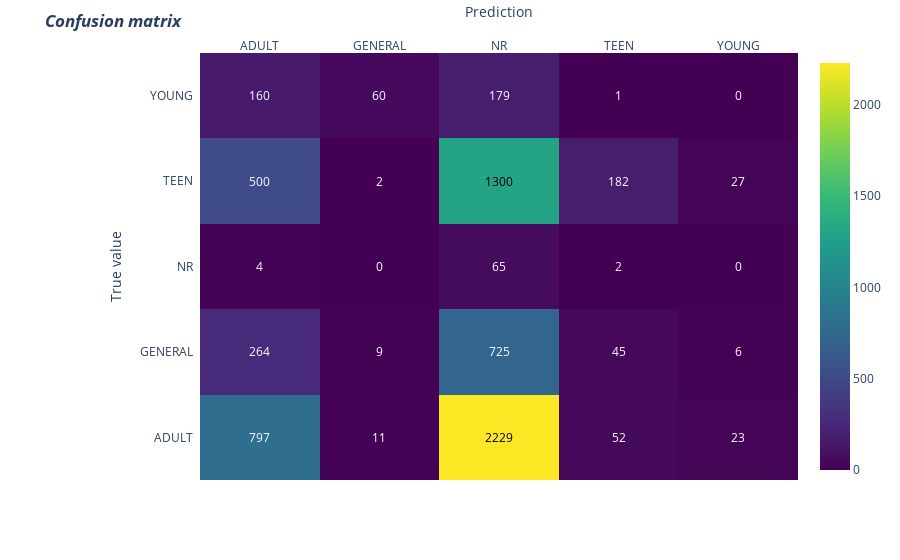

The notebook cell this image was saved under:
### Markdown cell above
https://scikit-learn.org/stable/auto_examples/cluster/plot_kmeans_silhouette_analysis.html#sphx-glr-auto-examples-cluster-plot-kmeans-silhouette-analysis-py

### Code cell
"""
CELL N°18 : CONFUSION MATRIX
Observe the impact of your cluster mapping on the confusion matrix, and try to determine to best mapping possible.
"""


cluster_mapping = {0: "TEEN", 1: "ADULT", 2: "NR", 3: "YOUNG", 4: "GENERAL"}
tb.confusion_matrix_visualization(target, cluster_labels, cluster_mapping)

### Figure 1 — Plotly figure (JSON) as saved in the notebook; plotly's stock layout.template omitted (floating-point values rounded to 4 significant figures)
{"data": [{"colorscale": [[0, "#440154"], [0.1111, "#482878"], [0.2222, "#3e4989"], [0.3333, "#31688e"], [0.4444, "#26828e"], [0.5556, "#1f9e89"], [0.6667, "#35b779"], [0.7778, "#6ece58"], [0.8889, "#b5de2b"], [1, "#fde725"]], "reversescale": false, "showscale": true, "type": "heatmap", "x": ["ADULT", "GENERAL", "NR", "TEEN", "YOUNG"], "y": ["ADULT", "GENERAL", "NR", "TEEN", "YOUNG"], "z": [[797, 11, 2229, 52, 23], [264, 9, 725, 45, 6], [4, 0, 65, 2, 0], [500, 2, 1300, 182, 27], [160, 60, 179, 1, 0]]}], "layout": {"annotations": [{"font": {"color": "#FFFFFF"}, "showarrow": false, "text": "797", "x": "ADULT", "xref": "x", "y": "ADULT", "yref": "y"}, {"font": {"color": "#FFFFFF"}, "showarrow": false, "text": "11", "x": "GENERAL", "xref": "x", "y": "ADULT", "yref": "y"}, {"font": {"color": "#000000"}, "showarrow": false, "text": "2229", "x": "NR", "xref": "x", "y": "ADULT", "yref": "y"}, {"font": {"color": "#FFFFFF"}, "showarrow": false, "text": "52", "x": "TEEN", "xref": "x", "y": "ADULT", "yref": "y"}, {"font": {"color": "#FFFFFF"}, "showarrow": false, "text": "23", "x": "YOUNG", "xref": "x", "y": "ADULT", "yref": "y"}, {"font": {"color": "#FFFFFF"}, "showarrow": false, "text": "264", "x": "ADULT", "xref": "x", "y": "GENERAL", "yref": "y"}, {"font": {"color": "#FFFFFF"}, "showarrow": false, "text": "9", "x": "GENERAL", "xref": "x", "y": "GENERAL", "yref": "y"}, {"font": {"color": "#FFFFFF"}, "showarrow": false, "text": "725", "x": "NR", "xref": "x", "y": "GENERAL", "yref": "y"}, {"font": {"color": "#FFFFFF"}, "showarrow": false, "text": "45", "x": "TEEN", "xref": "x", "y": "GENERAL", "yref": "y"}, {"font": {"color": "#FFFFFF"}, "showarrow": false, "text": "6", "x": "YOUNG", "xref": "x", "y": "GENERAL", "yref": "y"}, {"font": {"color": "#FFFFFF"}, "showarrow": false, "text": "4", "x": "ADULT", "xref": "x", "y": "NR", "yref": "y"}, {"font": {"color": "#FFFFFF"}, "showarrow": false, "text": "0", "x": "GENERAL", "xref": "x", "y": "NR", "yref": "y"}, {"font": {"color": "#FFFFFF"}, "showarrow": false, "text": "65", "x": "NR", "xref": "x", "y": "NR", "yref": "y"}, {"font": {"color": "#FFFFFF"}, "showarrow": false, "text": "2", "x": "TEEN", "xref": "x", "y": "NR", "yref": "y"}, {"font": {"color": "#FFFFFF"}, "showarrow": false, "text": "0", "x": "YOUNG", "xref": "x", "y": "NR", "yref": "y"}, {"font": {"color": "#FFFFFF"}, "showarrow": false, "text": "500", "x": "ADULT", "xref": "x", "y": "TEEN", "yref": "y"}, {"font": {"color": "#FFFFFF"}, "showarrow": false, "text": "2", "x": "GENERAL", "xref": "x", "y": "TEEN", "yref": "y"}, {"font": {"color": "#000000"}, "showarrow": false, "text": "1300", "x": "NR", "xref": "x", "y": "TEEN", "yref": "y"}, {"font": {"color": "#FFFFFF"}, "showarrow": false, "text": "182", "x": "TEEN", "xref": "x", "y": "TEEN", "yref": "y"}, {"font": {"color": "#FFFFFF"}, "showarrow": false, "text": "27", "x": "YOUNG", "xref": "x", "y": "TEEN", "yref": "y"}, {"font": {"color": "#FFFFFF"}, "showarrow": false, "text": "160", "x": "ADULT", "xref": "x", "y": "YOUNG", "yref": "y"}, {"font": {"color": "#FFFFFF"}, "showarrow": false, "text": "60", "x": "GENERAL", "xref": "x", "y": "YOUNG", "yref": "y"}, {"font": {"color": "#FFFFFF"}, "showarrow": false, "text": "179", "x": "NR", "xref": "x", "y": "YOUNG", "yref": "y"}, {"font": {"color": "#FFFFFF"}, "showarrow": false, "text": "1", "x": "TEEN", "xref": "x", "y": "YOUNG", "yref": "y"}, {"font": {"color": "#FFFFFF"}, "showarrow": false, "text": "0", "x": "YOUNG", "xref": "x", "y": "YOUNG", "yref": "y"}], "margin": {"l": 200, "t": 50}, "title": {"text": "<i><b>Confusion matrix</b></i>"}, "xaxis": {"dtick": 1, "gridcolor": "rgb(0, 0, 0)", "side": "top", "ticks": "", "title": {"text": "Prediction"}}, "yaxis": {"dtick": 1, "ticks": "", "ticksuffix": "  ", "title": {"text": "True value"}}}}
